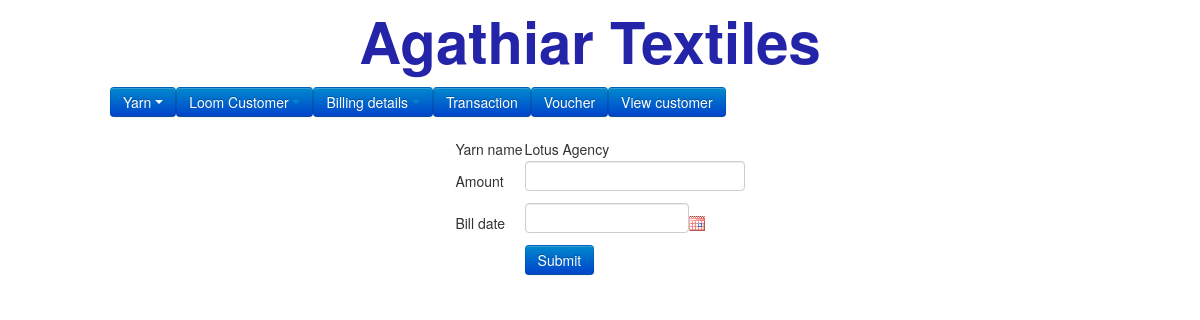
Before: /addbillamount.php?billid=2&yarnid=2 with the older database file.
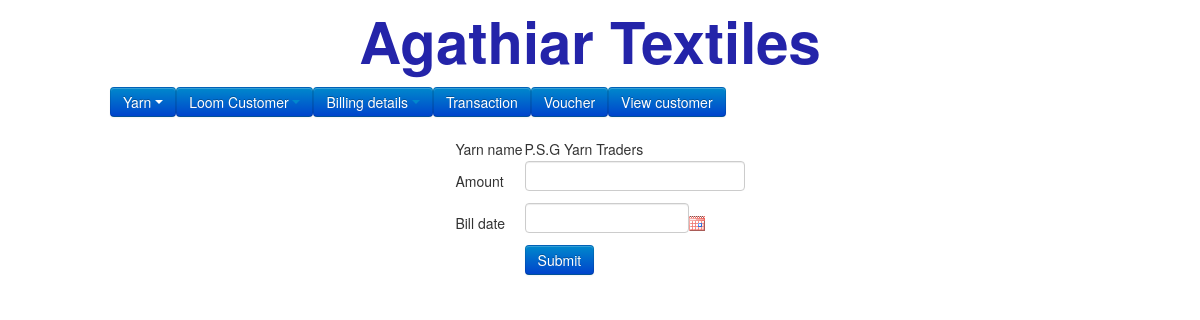
After: the same page with the newer database file.
### tables this page shows
CREATE TABLE `yarns` (
  `id` int(10) NOT NULL,
  `name` varchar(50) NOT NULL,
  `address` varchar(50) NOT NULL,
  `date` varchar(50) NOT NULL
);

### addbillamount.php (the view, shortened to what this page needs)
<?php
include('template/header.php');
$edit = false;
if(isset($_GET['yarnid'])){
	$data = getSingleData('yarns', $_GET['yarnid']);
	$yarndata = $data[0];
}
?>
<center>
<form  action="" method="post" id="formID">
<table >
<tr><td>Yarn name</td>
<td><?php if(isset($yarndata['name']))echo ($yarndata['name']); ?></td></tr>
<tr><td>Amount</td>
<td><input type="text" name="amount" size="25" class='validate[required, custom[number]]' ></td></tr>
<tr><td>Bill date</td><td><input id="datepicker" class='validate[required] datepicker' style="width:150px;" type="text" name="date"  value="<?php if(isset($thread['date']))echo date('d-m-Y',$thread['date']); ?>"></td>
</tr>
<tr><td></td><td><input type="submit" <?php echo (!$edit)?"id='submit'":''?> value="Submit" class="btn btn-primary"></td></tr>
</table>
</form>
</center>
</body>
</html>

Changed rows visible on the page:
changed yarns: name "Lotus Agency" → "P.S.G Yarn Traders"
